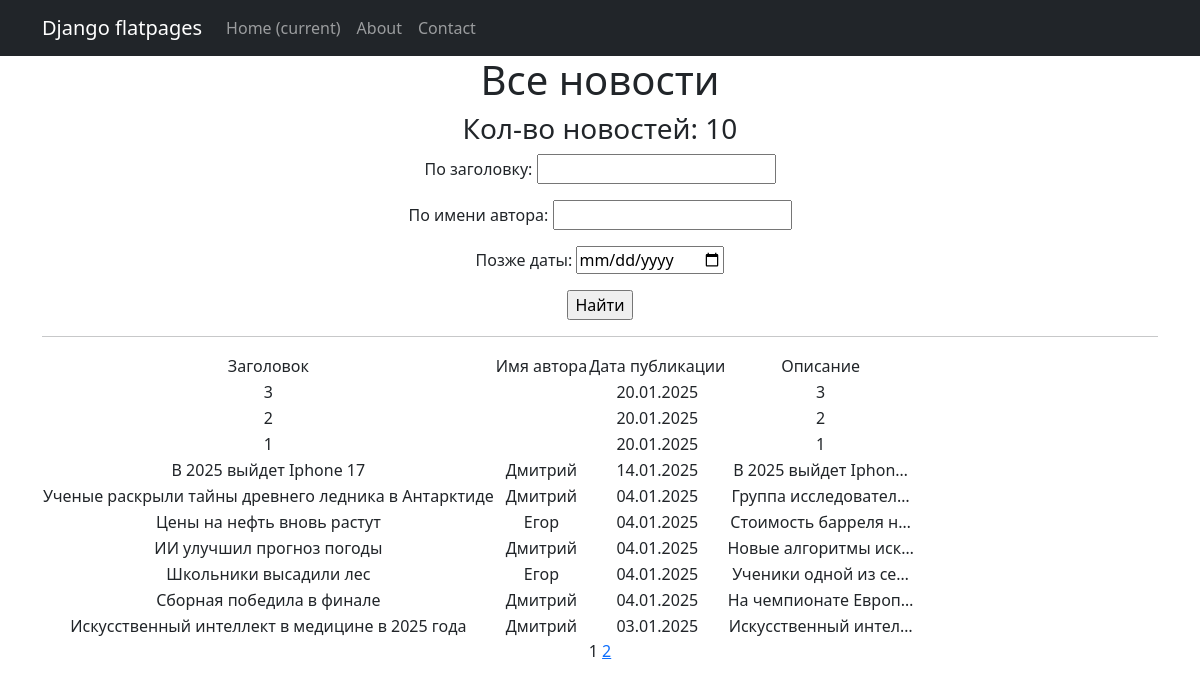
Page /news/search/ on the earlier database version.
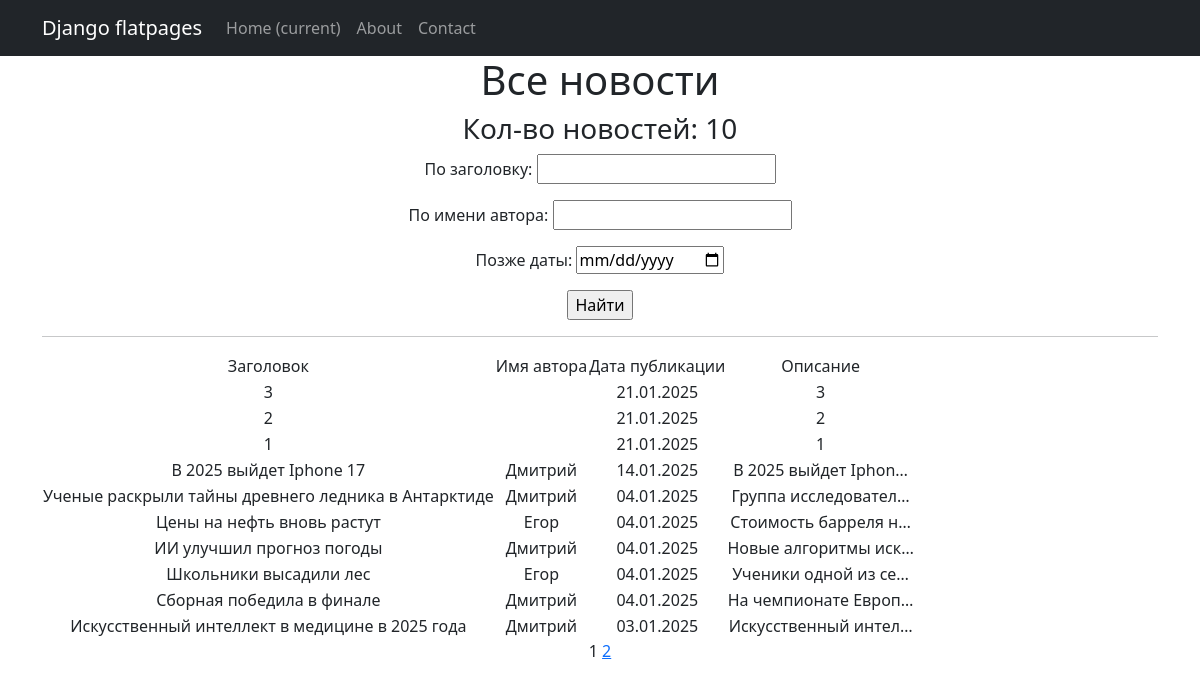
Same page on the later database version.
### models_app/models.py (models this page shows, shortened)
class Post(models.Model):
    ARTICLE = 'AR'
    NEWS = 'NW'
    POST_TYPE_CHOICES = [
        (ARTICLE, 'Article'),
        (NEWS, 'News'),
    ]
    author = models.ForeignKey(Author, on_delete=models.CASCADE, related_name='posts')
    post_type = models.CharField(max_length=2, choices=POST_TYPE_CHOICES, default=ARTICLE)
    created_at = models.DateTimeField(auto_now_add=True)
    categories = models.ManyToManyField(Category, related_name='posts')
    title = models.CharField(max_length=255)
    content = models.TextField()
    rating = models.IntegerField(default=0)

class Author(models.Model):
    user = models.OneToOneField(User, on_delete=models.CASCADE, related_name='author')
    rating = models.IntegerField(default=0)

### models_app/views.py (the view)
# urls.py: path('news/search/', NewsListSearch.as_view(), name='news_search'),
class NewsListSearch(ListView):
    model = Post
    template_name = 'news_list_search.html'
    context_object_name = 'news_list'
    paginate_by = 10
    def get_queryset(self):
        queryset = Post.objects.filter(post_type='NW').order_by('-created_at')
        self.filterset = NewsFilter(self.request.GET, queryset)
        return self.filterset.qs
    def get_context_data(self, **kwargs):
        context = super().get_context_data(**kwargs)
        context['filterset'] = self.filterset
        return context

### models_app/templatetags/custom_filters.py (called while the page is built)
@register.filter()
def censor(string):
    bad_words = ["убийство", "фальсификация", "хакеры"]
    if not isinstance(string, str):
        raise ValueError("Фильтр 'censor' можно применять только к строкам.")
    cleaned_string = ''.join(char for char in string if char.isalnum() or char.isspace()) #очистка строки от спец символов (!,$, и т.д.)
    words = cleaned_string.split()
    for word in words:
        if word.lower() in bad_words:
            censored_word = word[0] + "*" * (len(word) - 1)
            string = string.replace(word, censored_word)
    return string

@register.simple_tag(takes_context=True)
def url_replace(context, **kwargs):
   d = context['request'].GET.copy()
   for k, v in kwargs.items():
       d[k] = v
   return d.urlencode()

### templates/news_list_search.html (shortened to what this page needs)
{% extends 'flatpages/default.html' %}
{% load custom_filters %}
{% block content %}
<h1> Все новости </h1>
<h3> Кол-во новостей: {{ news_list|length }} </h3>
<form method="get">
    {{ filterset.form.as_p }}
    <input type="submit" value="Найти"/>
</form>
<hr>
{% if news_list %}
    <table>
           <tr>
               <td>Заголовок</td>
               <td>Имя автора</td>
               <td>Дата публикации</td>
               <td>Описание</td>
           </tr>
           {% for news in news_list %}
           <tr>
               <td>{{ news.title|censor }}</td>
               <td>{{ news.author.user.first_name }}</td>
               <td>{{ news.created_at|date:'d.m.Y' }}</td>
               <td>{{ news.content|censor|truncatechars:20 }}</td>
           </tr>
           {% endfor %}
       </table>
{% else %}
    <h2> Новостей нет! </h2>
{% endif %}
   {{ page_obj.number }}
   {% if page_obj.has_next %}
       <a href="?{% url_replace page=page_obj.next_page_number %}">{{ page_obj.next_page_number }}</a>
   {% endif %}
{% endblock content %}

Differences in the rows shown:
removed Post: title|censor "3", created_at "20.01.2025", content|censor "3"
removed Post: title|censor "2", created_at "20.01.2025", content|censor "2"
removed Post: title|censor "1", created_at "20.01.2025", content|censor "1"
added Post: title|censor "3", created_at "21.01.2025", content|censor "3"
added Post: title|censor "2", created_at "21.01.2025", content|censor "2"
added Post: title|censor "1", created_at "21.01.2025", content|censor "1"
